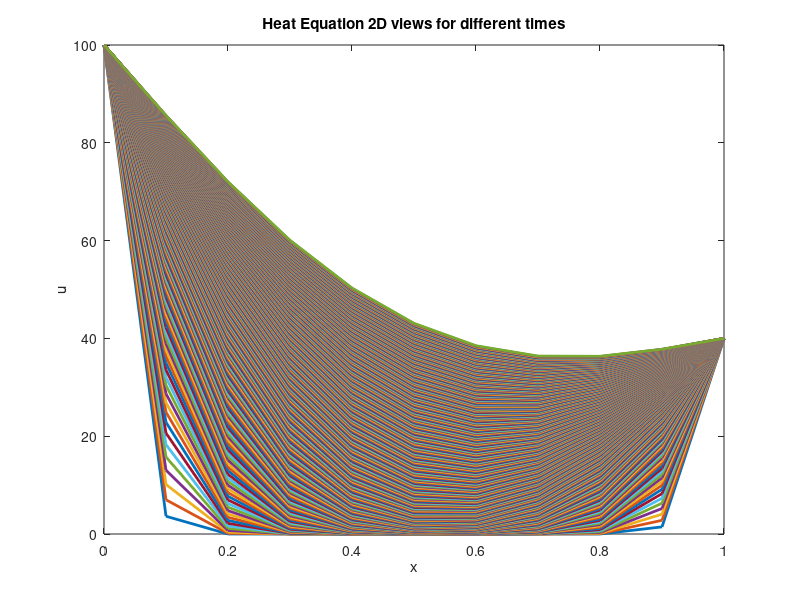

The MATLAB script that drew this image:
%% Heat equation  in 1D

% The PDE for the 1D heat equation is

% u_t = \kappa u_xx, where 0 <= x <= L and t > 0

% where \kappa is the 'heat diffusion' related to the material/concentration

% with boundary conditions
% u(0, t) = a(t)
% u(L, t) = b(t)

% and initial conditions
% u(x, 0) = g(x)

%     x--->
% |---------------------------------------------------------|
% 0                                                         L

%% Discretised 1D heat equation
% The discretised (in space and time) version with Finite Differences is

% [U^(j+1) - U^(j)]/dt = \kappa [U_(i-1) - 2 U_i + U_(i+1)]/dx^2

% in the domain 0=<x=<L and t >= 0

% Boundary conditions
% U(0,t)=a(t)
% U(L,t)=b(t)

% Initial conditions U(x,0)=g(x)

% We are computing the numerical u(t,x) which is the solution function to
% the heat equation

%% Clear all variables
clear; clc; clf;

%% Problem parameters

% Heat constant
kappa = 0.1;

% Boundary conditions
%a=@(t) 2*t;
%b=@(t) 2*t+1;
a=@(t) 100;
b=@(t) 40;

% Initial condition
%g=@(x) x.^2;
g=@(x) 0;
%g=@(x) sin(x)*cos(x);

% Size of the domain
%L = pi;
L = 1;
% Number of points (equations) to discretize the domain
Nx = 10;
dx = L/(Nx+1);

% Time integration parameters
dt = 0.003;
initial_time = 0;
final_time = 1;

disp(dx)
disp(dt)
disp(dt/dx^2)
% Check for stability condition
 if (dt / dx^2) >= 0.5
     disp("The stability condition is not met")
     return
 end

%% Problem setup

% Domain discretisation
x = linspace(0, L, Nx+1);

% Set initial conditions
u=zeros(Nx+1,1);
for i=2:Nx
    u(i) = g(x(i));
end

% Set boundary conditions
u(1) = a(initial_time);
u(Nx+1) = b(initial_time);

%% Iterate over time
u_new=zeros(Nx+1,1);
for t=initial_time:dt:final_time

    for i=2:Nx
        u_new(i) = u(i) + dt * (kappa/dx^2 * (u(i-1) - 2*u(i) + u(i+1)));
    end
    
    % Add boundary conditions for plotting
    uplot = zeros(Nx+1,1); % Create the vector for plotting
    uplot(1) = a(t); % BC
    uplot(2:Nx) = u_new(2:Nx); % The solution at t
    uplot(Nx+1) = b(t); % BC
    
    plot(x,uplot,'linewidth',2);
    %plot(x(2:Nx)',u,'linewidth',2);
    hold on

    % Transefer the soltuion to vector u
    u(2:Nx) = u_new(2:Nx);

end

%% Plot results
title('Heat Equation 2D views for different times')
xlabel('x')
ylabel('u')
%times = initial_time:dt:final_time;
%legend(num2str(times'),'Location','northwest');

